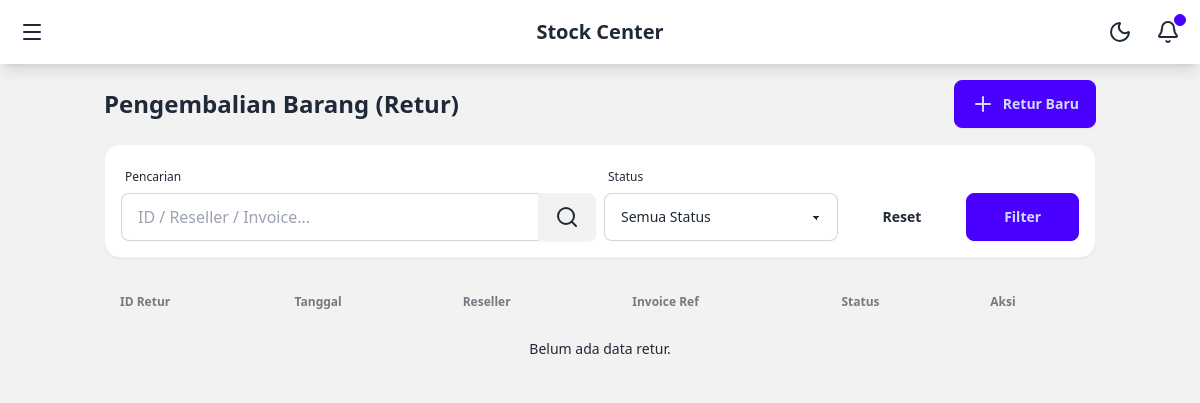
The page /returns/ (signed in) on the database as committed earlier.
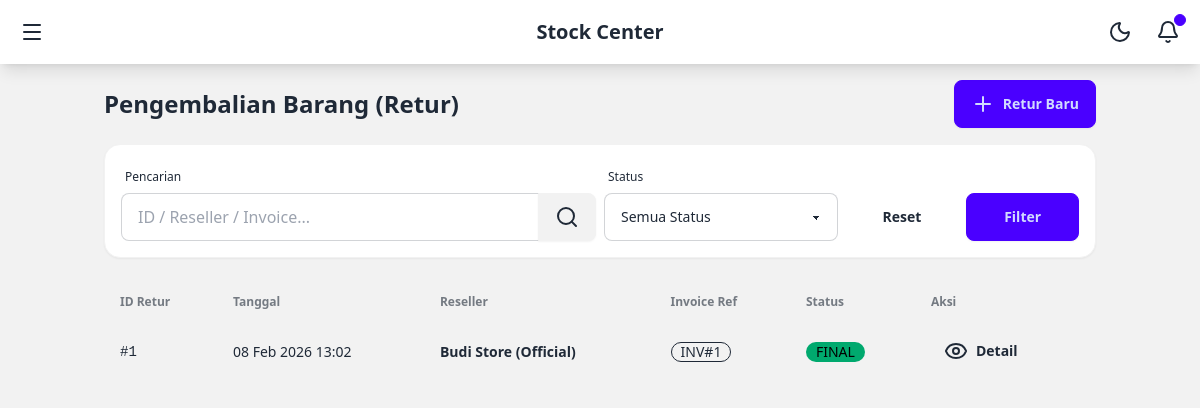
The same page on the database as committed later.
### core/models.py (models this page shows, shortened)
class ReturnHeader(models.Model):
    STATUS_CHOICES = [
        ('DRAFT', 'Draft'),
        ('FINAL', 'Final'),
    ]
    reseller = models.ForeignKey(Reseller, on_delete=models.CASCADE)
    warehouse = models.ForeignKey(Warehouse, on_delete=models.CASCADE)
    invoice = models.ForeignKey(Invoice, on_delete=models.CASCADE)
    status = models.CharField(max_length=10, choices=STATUS_CHOICES, default='DRAFT')
    created_at = models.DateTimeField(auto_now_add=True)

class Reseller(models.Model):
    user = models.OneToOneField(User, on_delete=models.SET_NULL, null=True, blank=True, related_name='reseller_profile')
    name = models.CharField(max_length=255)
    phone = models.CharField(max_length=20)
    address = models.TextField()
    credit_limit = models.DecimalField(max_digits=12, decimal_places=2, default=0)
    current_balance = models.DecimalField(max_digits=12, decimal_places=2, default=0)

class Invoice(models.Model):
    STATUS_CHOICES = [
        ('UNPAID', 'Unpaid'),
        ('PARTIAL', 'Partially Paid'),
        ('PAID', 'Paid'),
    ]
    reseller = models.ForeignKey(Reseller, on_delete=models.CASCADE)
    transaction = models.ForeignKey(Transaction, on_delete=models.CASCADE)
    total_amount = models.DecimalField(max_digits=12, decimal_places=2)
    paid_amount = models.DecimalField(max_digits=12, decimal_places=2, default=0)
    status = models.CharField(max_length=10, choices=STATUS_CHOICES, default='UNPAID')
    created_at = models.DateTimeField(auto_now_add=True)

### core/views.py (the view)
# urls.py: path('returns/', views.ReturnListView.as_view(), name='return_list'),
@method_decorator(login_required, name='dispatch')
class ReturnListView(ListView):
    model = ReturnHeader
    template_name = 'return/list.html'
    context_object_name = 'returns'
    ordering = ['-created_at']
    paginate_by = 10
    def get_queryset(self):
        queryset = ReturnHeader.objects.all().order_by('-created_at')
        if hasattr(self.request.user, 'reseller_profile'):
            queryset = queryset.filter(reseller=self.request.user.reseller_profile)
        query = self.request.GET.get('q')
        if query:
            queryset = queryset.filter(
                Q(id__icontains=query) |
                Q(reseller__name__icontains=query) |
                Q(invoice__id__icontains=query)
            )
        status = self.request.GET.get('status')
        if status:
            queryset = queryset.filter(status=status)
        return queryset
    def get_context_data(self, **kwargs):
        context = super().get_context_data(**kwargs)
        context['status_choices'] = ReturnHeader.STATUS_CHOICES
        return context

### templates/return/list.html (shortened to what this page needs)
{% extends 'base.html' %}
{% block content %}
<div class="flex flex-col gap-4 mb-6">
    <div class="flex flex-col lg:flex-row justify-between items-start lg:items-center gap-4">
        <h1 class="text-2xl font-bold">Pengembalian Barang (Retur)</h1>
        <a href="{% url 'return_create' %}" class="btn btn-primary w-full lg:w-auto">
            <i data-lucide="plus"></i> Retur Baru
        </a>
    </div>
    <form method="get" class="bg-base-100 p-4 rounded-box shadow-sm border border-base-200">
        <div class="grid grid-cols-1 sm:grid-cols-2 lg:grid-cols-4 gap-2 items-end">
            <div class="form-control lg:col-span-2">
                <label class="label"><span class="label-text-alt">Pencarian</span></label>
                <div class="join w-full">
                    <input type="text" name="q" placeholder="ID / Reseller / Invoice..." class="input input-bordered join-item w-full" value="{{ request.GET.q|default:'' }}">
                    <button class="btn join-item"><i data-lucide="search"></i></button>
                </div>
            </div>
            <div class="form-control">
                <label class="label"><span class="label-text-alt">Status</span></label>
                <select name="status" class="select select-bordered w-full" onchange="this.form.submit()">
                    <option value="">Semua Status</option>
                </select>
            </div>
            <div class="flex gap-2">
                <a href="{% url 'return_list' %}" class="btn btn-ghost flex-1">Reset</a>
                <button type="submit" class="btn btn-primary flex-1">Filter</button>
            </div>
        </div>
    </form>
</div>
<div class="overflow-x-auto">
    <table class="table w-full">
        <thead>
            <tr>
                <th>ID Retur</th>
                <th>Tanggal</th>
                <th>Reseller</th>
                <th>Invoice Ref</th>
                <th>Status</th>
                <th>Aksi</th>
            </tr>
        </thead>
        <tbody>
            {% for retur in returns %}
            <tr class="hover">
                <td class="font-mono">#{{ retur.id }}</td>
                <td>{{ retur.created_at|date:"d M Y H:i" }}</td>
                <td class="font-bold">{{ retur.reseller.name }}</td>
                <td>
                    {% if retur.invoice %}
                        <span class="badge badge-outline">INV#{{ retur.invoice.id }}</span>
                    {% else %}
                        -
                    {% endif %}
                </td>
                <td>
                    {% if retur.status == 'FINAL' %}
                    <span class="badge badge-success">FINAL</span>
                    {% else %}
                    <span class="badge badge-warning">DRAFT</span>
                    {% endif %}
                </td>
                <td>
                    <a href="{% url 'return_detail' retur.pk %}" class="btn btn-sm btn-ghost">
                        <i data-lucide="eye"></i> Detail
                    </a>
                </td>
            </tr>
            {% empty %}
            <tr>
                <td colspan="6" class="text-center py-4">
                     {% if request.GET.q %}
                        Tidak ada retur yang cocok.
                    {% else %}
                        Belum ada data retur.
                    {% endif %}
                </td>
            </tr>
            {% endfor %}
        </tbody>
    </table>
</div>
{% endblock %}

Rows that differ between the two databases and show on the page:
added ReturnHeader: id "1", created_at "08 Feb 2026 13:02", reseller.name "Budi Store (Official)", invoice.id "1", status "FINAL"
Other text that changed with them:
text no longer shown: "Belum ada data retur."
